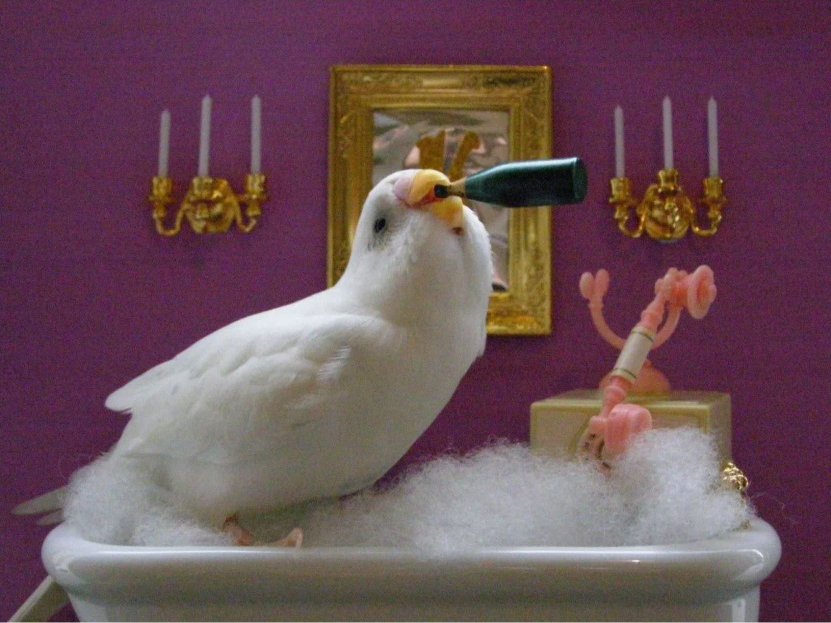
#> input picture LaB7/popug.JPG, 1662 x 1246 px, found by its file name (shown at 1/2 size)
$ python 'Task 7.2.py'
#> lines starting #> are read from the running program, lines starting #| are printed output that depends on the picture
from PIL import Image
import sys

image=Image.open('popug.jpg')
#> image is the input picture: PIL image 1662x1246 RGB; mean R, G, B 107.6, 79, 87
image.show()

# задаем новый размер НОВОЙ картинке
new_size = (int(image.width / 3), int(image.height / 3))
#> new_size = (554, 415)
resized_image = image.resize(new_size)
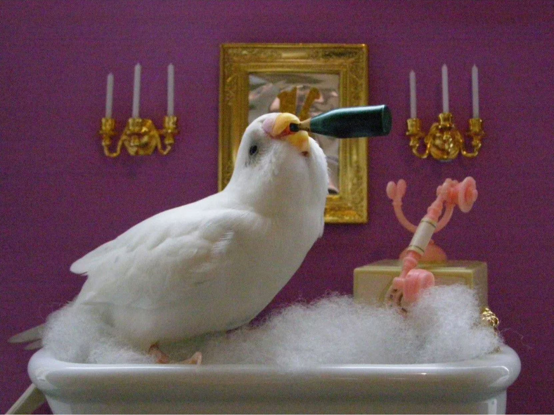
#> resized_image: PIL image 554x415 RGB; mean R, G, B 107.5, 79, 87
resized_image.save('minipopug.jpg')

image = Image.open('minipopug.jpg')
#> image: PIL image 554x415 RGB
image.show()

try:
    minipopug = Image.open("minipopug.jpg")
except IOError:
    print("Не могу открыть изображение!")
    sys.exit(1)

rotated_180 = minipopug.transpose(Image.ROTATE_180)
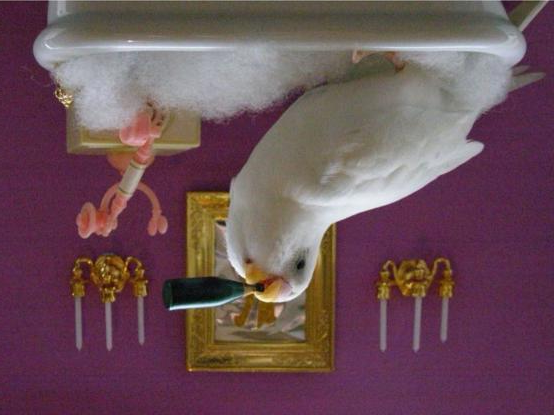
#> rotated_180: PIL image 554x415 RGB; mean R, G, B 107.5, 79, 87
rotated_180.save('minipopug_rotated_1.jpg')

rotated_flip = minipopug.transpose(Image.FLIP_LEFT_RIGHT)
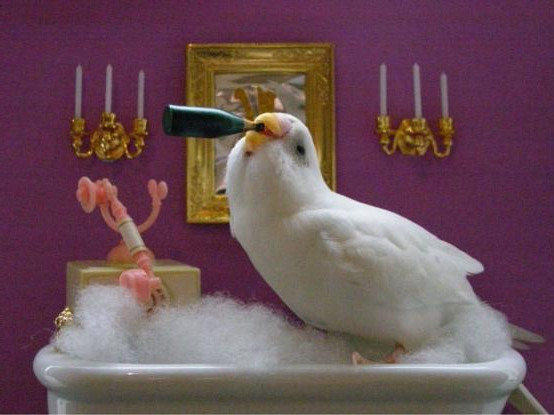
#> rotated_flip: PIL image 554x415 RGB; mean R, G, B 107.5, 79, 87
rotated_flip.save('minipopug_rotated_2.jpg')

$ run again, with LaB7/test1.JPG copied over LaB7/popug.JPG
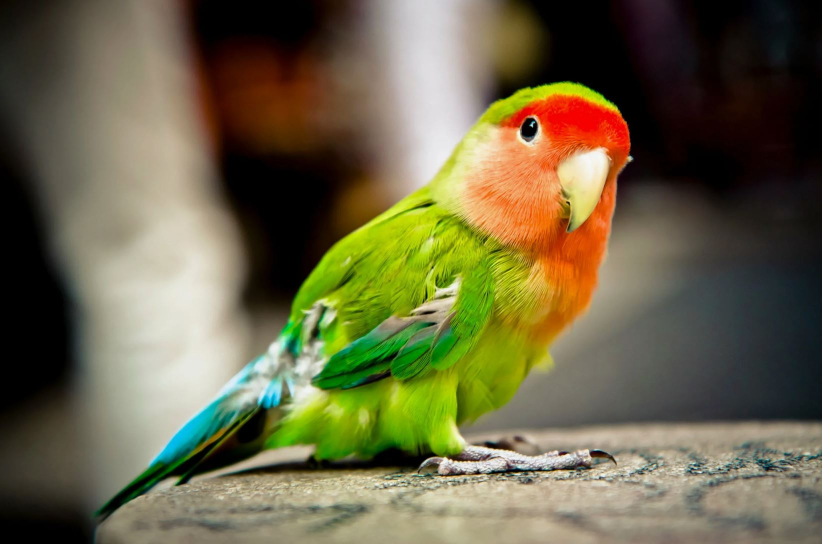
#> input picture LaB7/test1.JPG, 1643 x 1088 px, found by its file name (shown at 1/2 size)
#> image is the input picture: PIL image 1643x1088 RGB; mean R, G, B 107, 101.3, 70.6
#> image: PIL image 547x362 RGB
#> `rotated_180 = minipopug.transpose(Image.ROTATE_180)`:
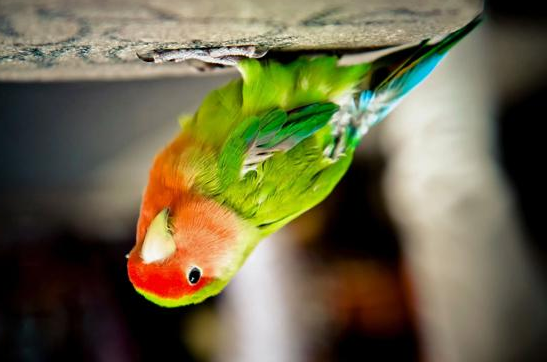
#> rotated_180: PIL image 547x362 RGB; mean R, G, B 107.1, 101.3, 70.9
#> `rotated_flip = minipopug.transpose(Image.FLIP_LEFT_RIGHT)`:
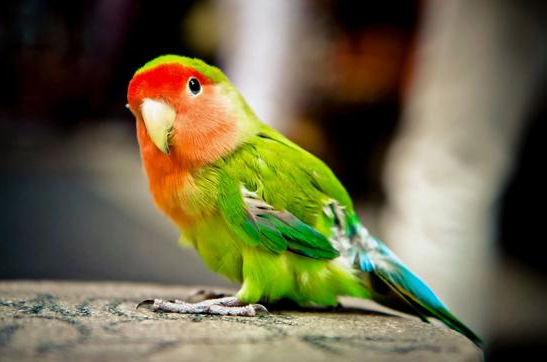
#> rotated_flip: PIL image 547x362 RGB; mean R, G, B 107.1, 101.3, 70.9
